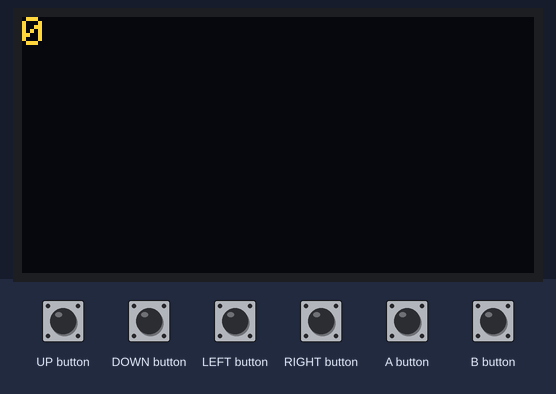
Simulated run of this sketch. Board: Arduboy, built with avr-gcc and run on an emulated ATmega32U4. Shown: 128×64 one-colour display. The inputs (shaded band) are chosen by the test bench. The OLED is the two-colour kind (top 16 rows yellow).

Above: at 1.2 s.
1.3 s: DOWN button pressed for 1 s
At 2.9 s:
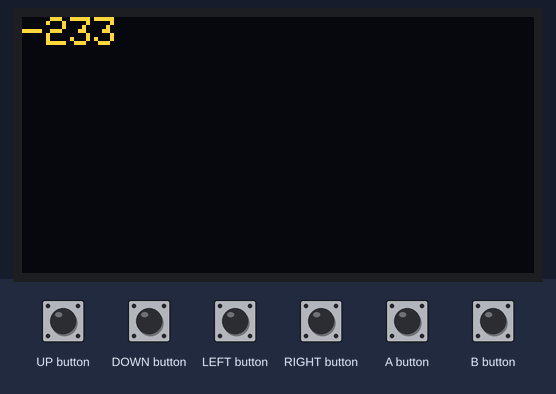
3.8 s: UP button pressed for 0.15 s
At 4.8 s:
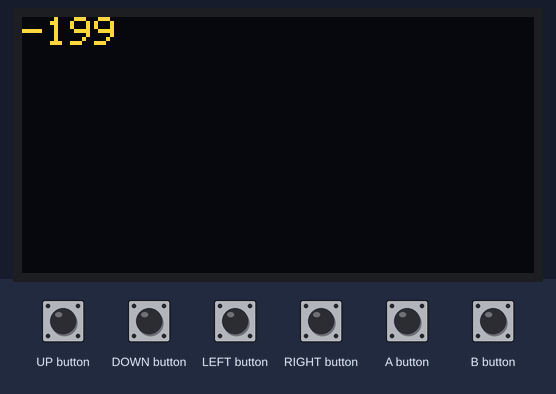
5.4 s: UP button pressed for 1 s
At 7.2 s:
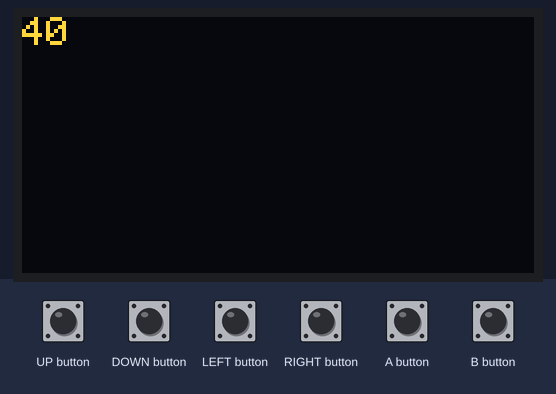
7.9 s: DOWN button pressed for 0.15 s
At 9.0 s:
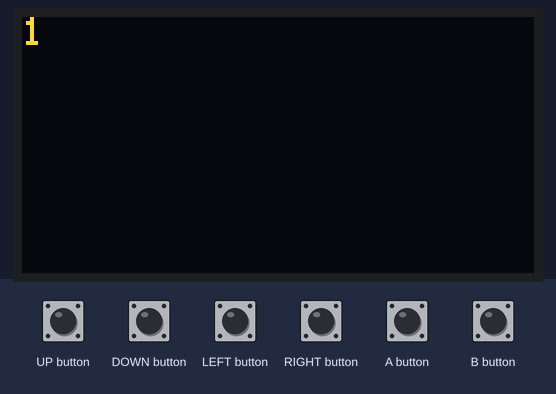
Timing chart, 0 to 10.5 s (numbered marks = the images above; inputs shaded):
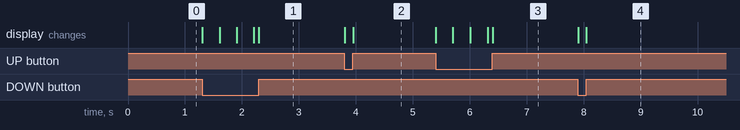

Measured:
- after the input at 1.3 s, the display: first changes at once (image 1 shows a later state)
- after the input at 3.8 s, the display: first changes at once (image 2 shows a later state)
- after the input at 5.4 s, the display: first changes at once (image 3 shows a later state)
- after the input at 7.9 s, the display: first changes at once (image 4 shows a later state)

The sketch:

Tutorial.ino
```cpp
#include<Arduboy.h>
Arduboy arduboy;

//初めてのArduboy
//上下ボタンで表示する数字を変える

int counter;
void setup() {
  // put your setup code here, to run once:
  arduboy.begin();
  arduboy.clear();
  counter=0;

}

void loop() {
  // put your main code here, to run repeatedly:
  arduboy.clear();
  if(arduboy.pressed(UP_BUTTON)==true){
    counter=counter+1;
  }
  if(arduboy.pressed(DOWN_BUTTON)==true){
    counter=counter-1;
  }
  if(counter==36){
    arduboy.setCursor(30,30);
    arduboy.print("Yay!");
  }
  arduboy.setCursor(0,0);
  arduboy.print(counter);
  arduboy.display();


}
```
